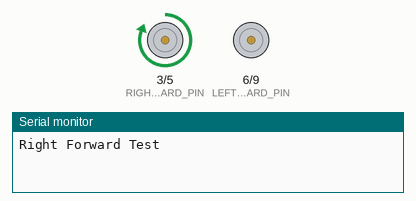
Simulated run of this sketch. Board: Arduino Nano, built with avr-gcc and run on an emulated ATmega328P. Parts: motor-driver pin pairs drawn as motors (green arrow = first pin HIGH = forward, orange = second pin HIGH = backward, longer = more drive), the last lines printed to the serial monitor.

Above: at 1.0 s.
At 4.0 s:
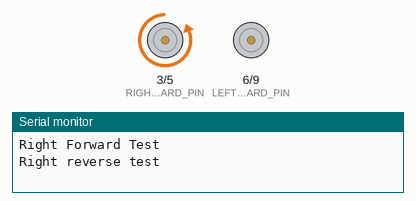
At 7.0 s:
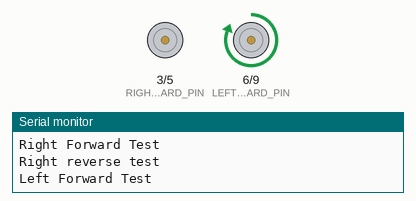
At 12.5 s:
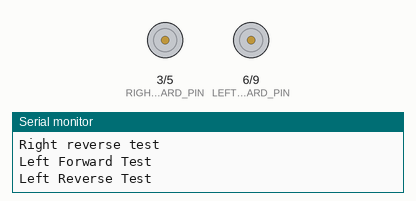
Timing chart, 0 to 18.2 s (numbered marks = the images above):
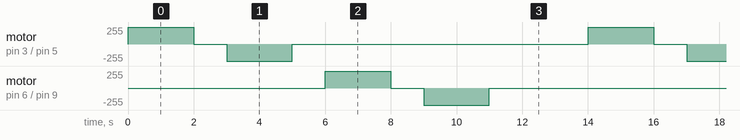

The sketch:

_01_motor_connection_test.ino
```cpp
/*
Robot Motors Direction Tests
 This test makes sure we get all four of the motor dirction pins correct.
 The program should moves the right wheel forward, right reverse, left forward and left reverse.
 Keep changing these numbers or jumper wires until you get it right directions for each wheel
 Use the serial monitor to verify which one should be working
 Note, On the Arduino Nano, ONLY pins 3,5,6,9,10 and 11 have PWM output.  You must use these to drive the motors.
 See https://www.arduino.cc/en/Main/ArduinoBoardNano

 The convention is to use the first four pins (3,5,6,9) for the motor controls
 If you use a ribbon connector the order will be 5,3,6 and 9
*/

// change these numbers until you get right forward, right backward, left forward, left reverse
#define RIGHT_FORWARD_PIN 3
#define RIGHT_REVERSE_PIN 5
#define LEFT_FORWARD_PIN 6
#define LEFT_REVERSE_PIN 9

int delay_time_on = 2000; // how long should each wheel turn?
int delay_time_off = 1000; // delay between tests
int delay_end_of_test= 3000; // delay between tests

void setup() {
  // Turn these pins on for PWM OUTPUT
  pinMode(RIGHT_FORWARD_PIN, OUTPUT);
  pinMode(RIGHT_REVERSE_PIN, OUTPUT);
  pinMode(LEFT_FORWARD_PIN, OUTPUT);
  pinMode(LEFT_REVERSE_PIN, OUTPUT);
  // turn all the motors off
  digitalWrite(RIGHT_FORWARD_PIN, LOW);
  digitalWrite(RIGHT_REVERSE_PIN, LOW);
  digitalWrite(LEFT_FORWARD_PIN, LOW);
  digitalWrite(LEFT_REVERSE_PIN, LOW);
  // for debugging.  The output will appear on the serial monitor
  // To open the serial monitor, click the magnafing glass icon in the upper right corner
  Serial.begin(9600);      // open the serial port at 9600 bps
}

void loop() {
  Serial.println("Right Forward Test");
  digitalWrite(RIGHT_FORWARD_PIN, HIGH);
  delay(delay_time_on);
  digitalWrite(RIGHT_FORWARD_PIN, LOW);
  delay(delay_time_off);

  Serial.println("Right reverse test");
  digitalWrite(RIGHT_REVERSE_PIN, HIGH);
  delay(delay_time_on);
  digitalWrite(RIGHT_REVERSE_PIN, LOW);
  delay(delay_time_off);

  Serial.println("Left Forward Test");
  digitalWrite(LEFT_FORWARD_PIN, HIGH);
  delay(delay_time_on);
  digitalWrite(LEFT_FORWARD_PIN, LOW);
  delay(delay_time_off);

  Serial.println("Left Reverse Test");
  digitalWrite(LEFT_REVERSE_PIN, HIGH);
  delay(delay_time_on);
  digitalWrite(LEFT_REVERSE_PIN, LOW);

  delay(delay_end_of_test);
}
```

Measured:
- by itself, motor on pin 3 (RIGHT_FORWARD_PIN) / pin 5 (RIGHT_REVERSE_PIN), motor on pin 6 (LEFT_FORWARD_PIN) / pin 9 (LEFT_REVERSE_PIN): repeats every 14.0 s: stopped 1.0 s, backward 255/255 2.0 s, stopped 9.0 s, forward 255/255 2.0 s
